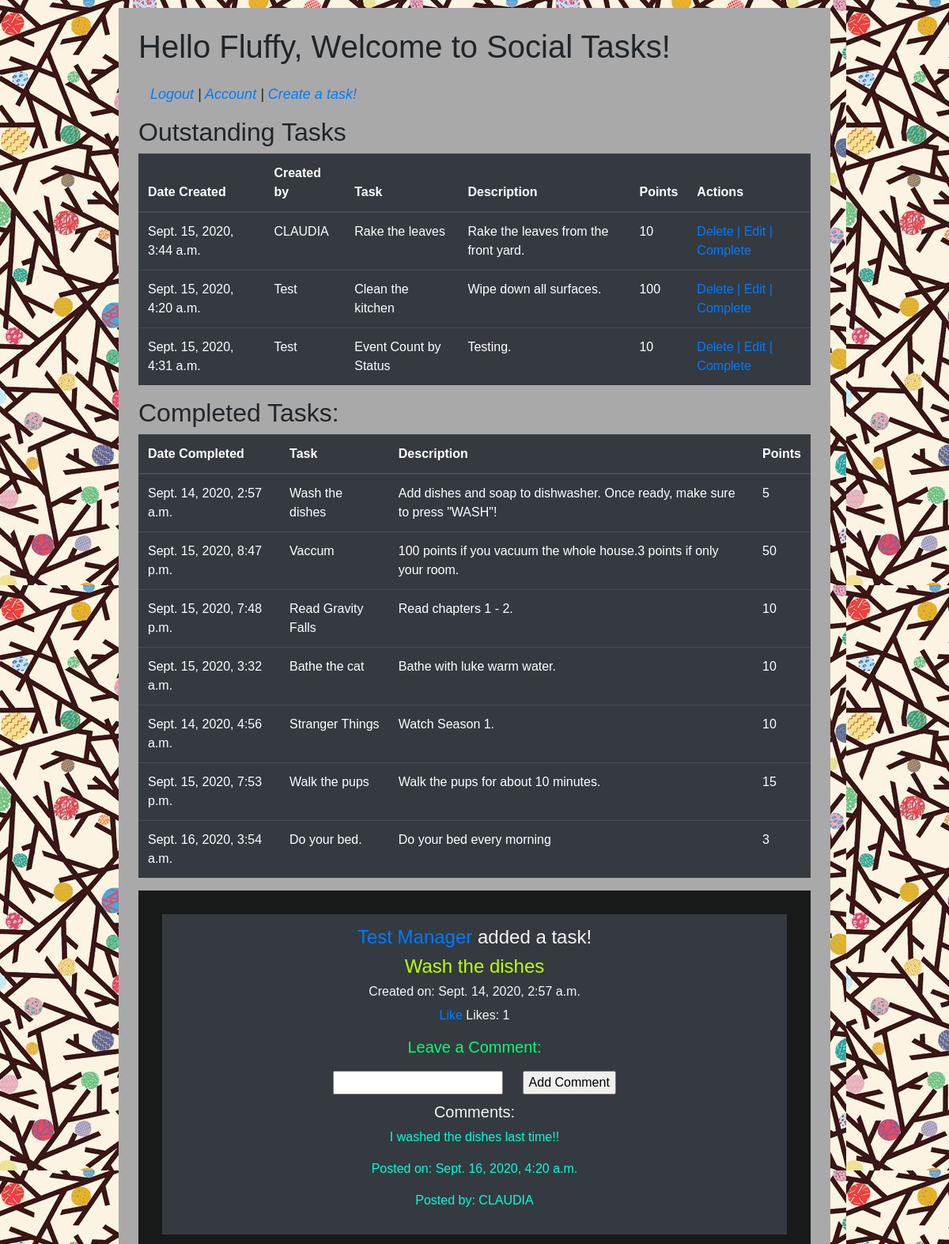
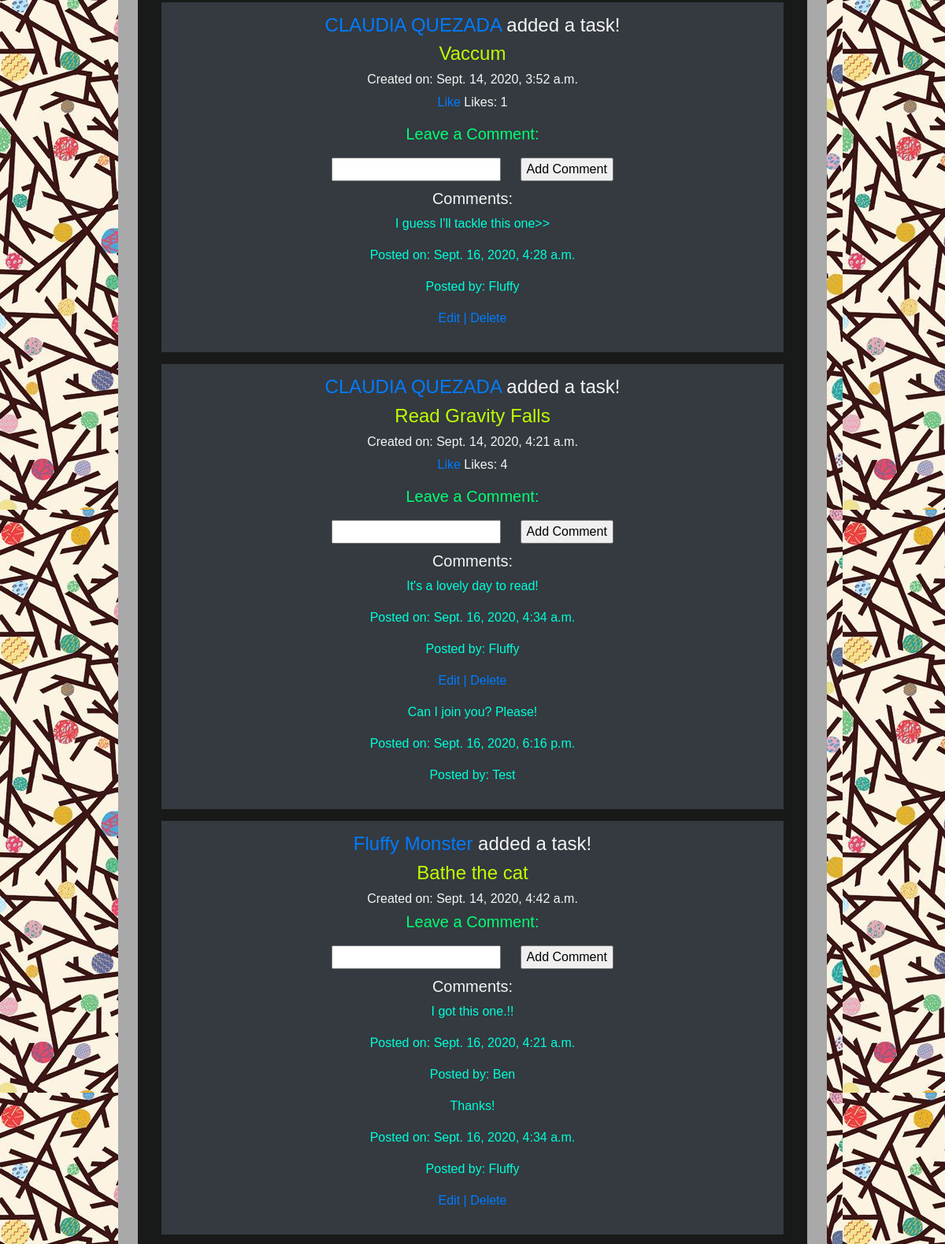
Screenshot of /tasks (signed in, upper part) with the database file from the repository (2 pictures, top to bottom).
### task_app/models.py (models this page shows)
class User(models.Model):
    first_name = models.CharField(max_length=100)
    last_name = models.CharField(max_length=100)
    email = models.CharField(max_length=100)
    password = models.CharField(max_length=100)
    created_at = models.DateTimeField(auto_now_add=True)
    updated_at = models.DateTimeField(auto_now=True)
    objects = UserManager()

class Task(models.Model):
    title = models.CharField(max_length=255)
    description = models.CharField(max_length=255)
    points = models.IntegerField()
    creator = models.ForeignKey(User, related_name="created_tasks", on_delete=models.CASCADE)
    completed_by = models.ManyToManyField(User, related_name="completed_tasks")
    likes = models.ManyToManyField(User, related_name="likes")
    created_at = models.DateTimeField(auto_now_add=True)
    updated_at = models.DateTimeField(auto_now=True)
    objects = TaskManager()

class Comment(models.Model):
    content = models.CharField(max_length=255)
    creator = models.ForeignKey(User, related_name='comments', on_delete=models.CASCADE)
    task = models.ForeignKey(Task, related_name='comments', on_delete=models.CASCADE)
    created_at = models.DateTimeField(auto_now_add=True)
    updated_at = models.DateTimeField(auto_now=True)

### task_app/views.py (the view)
# urls.py: path('tasks', views.tasks),
def tasks(request):
    if 'name' not in request.session:
        return redirect('/')
    else:
        context = {
            'all_tasks': Task.objects.all(),
        }
    return render(request, "tasks.html", context)

### task_app/templates/tasks.html (shortened to what this page needs)
<!DOCTYPE html>
<html lang="en">
<head>
    <link rel="stylesheet" href="https://stackpath.bootstrapcdn.com/bootstrap/4.5.2/css/bootstrap.min.css">
    {% load static %}
    <link rel="stylesheet" href="{% static 'style.css' %}">
</head>
<body>
    <div class="wrapper">
        <h1>Hello {{ request.session.name }}, Welcome to Social Tasks!</h1>
        <div class="header">
            <a href="/logout">Logout</a> |
            <a href="/account/{{ request.session.user_id }}">Account</a> |
            <a href="/tasks/new">Create a task!</a>
        </div>
        <h2>Outstanding Tasks</h2>
        <table class="table table-dark">
            <thead>
                <tr>
                    <th>Date Created</th>
                    <th>Created by</th>
                    <th>Task</th>
                    <th>Description</th>
                    <th>Points</th>
                    <th>Actions</th>
                </tr>
            </thead>
            <tbody>
            {% for task in all_tasks %}
                <tr>
                    {% if task.completed_by.count is 0 %}
                    <td>{{ task.created_at }}</td>
                    <td>{{ task.creator.first_name }}</td>
                    <td>{{ task.title }}</td>
                    <td>{{ task.description }}</td>
                    <td>{{ task.points }}</td>
                    <td>
                        <a href="/tasks/delete/{{ task.id }}"> Delete |</a><a href="/tasks/edit/{{ task.id }}"> Edit |</a>
                        <a href="/tasks/{{ task.id }}"> Complete</a>
                    </td>
                    {% endif %}
                </tr>
            {% endfor %}
            </tbody>
        </table>
        <table class="table table-dark">
            <h2>Completed Tasks:</h2>
            <thead class="table table-dark">
                <tr>
                    <th>Date Completed</th>
                    <th>Task</th>
                    <th>Description</th>
                    <th>Points</th>
                </tr>
            </thead>
            <tbody>
            {% for task in all_tasks %}
                <tr>
                    {% if task.completed_by.count > 0 %}
                    <td>{{ task.updated_at }}</td>
                    <td>{{ task.title }}</td>
                    <td>{{ task.description }}</td>
                    <td>{{ task.points }}</td>
                    {% endif %}
                </tr>
            {% endfor %}
            </tbody>
        </table>
        <div id='messages'>
            {% for task in all_tasks %}
            <div class="message">
                <h4><a href="/profile/{{task.creator.id}}">{{task.creator.first_name}} {{task.creator.last_name}}</a> added a task!</h4>
                <h4 style="color:rgb(191, 255, 0)";>{{task.title}}</h4>
                <h6>Created on: {{task.created_at}}</h5>
                {% if request.session.user_id != task.creator.id %}
                <p><a href="/like/{{task.id}}">Like</a> Likes: {{task.likes.count}}</p>
                {% endif %}
                <div class="comment">
                    <h5 style="color:rgb(0, 255, 115)";>Leave a Comment:</h5>
                    <form action="/add_comment/{{task.id}}" method="POST">
                    <input type="text" name="content">
                    <input type="submit" value="Add Comment">
                    </form>
                    <h5>Comments:</h5>
                    {% for one_comm in task.comments.all %}
                    <p style="color:rgb(0, 255, 217)";>{{one_comm.content}}</p>
                    <p style="color:rgb(0, 255, 217)";>Posted on: {{one_comm.created_at}}</p>
                    <p style="color:rgb(0, 255, 217)";>Posted by: {{ one_comm.creator.first_name }}</p>
                    {% if request.session.user_id == one_comm.creator.id %}
                    <p><a href="/comm_edit/{{one_comm.id}}">Edit </a><a href="/comm_delete/{{one_comm.id}}"> | Delete</a></p>
                    {% endif %}
                    {% endfor %}
                </div>
            </div>
            {% endfor %}
        </div>
    </div>
</body>
</html>

### task_app/static/style.css (style rules this page uses)
* { font-family: 'Lucida Sans', 'Lucida Sans Regular', 'Lucida Grande', 'Lucida Sans Unicode', Geneva, Verdana, sans-serif; }
.wrapper { font-family: sans-serif; margin: 10px auto; width: 900px; padding: 25px; background-color: darkgray; }
.header { text-decoration-color: rgb(22, 22, 21); font-style: oblique; font-weight: 400; font-size: large; font: outline; font-stretch: expanded; padding: 15px; background-color: darkgray; }
body { background-image: url("tree.png"); background-color: #45969a; }
input { margin: 10px; }
#messages { background-color: rgb(24, 26, 25); padding: 15px; color: whitesmoke; }
.message { background-color:#343a40; text-align: center; margin: 15px; padding: 15px; }

### rows the page displays
User: session.name "Fluffy"
Task: created_at "Sept. 15, 2020, 3:44 a.m.", creator.first_name "CLAUDIA", title "Rake the leaves", description "Rake the leaves from the front yard.", points "10"
Task: created_at "Sept. 15, 2020, 4:20 a.m.", creator.first_name "Test", title "Clean the kitchen", description "Wipe down all surfaces.", points "100"
Task: created_at "Sept. 15, 2020, 4:31 a.m.", creator.first_name "Test", title "Event Count by Status", description "Testing.", points "10"
Task: updated_at "Sept. 14, 2020, 2:57 a.m.", title "Wash the dishes", description "Add dishes and soap to dishwasher. Once ready, make sure to press \"WASH\"!", points "5", creator.first_name "Test", creator.last_name "Manager", created_at "Sept. 14, 2020, 2:57 a.m.", likes.count "1"
Task: updated_at "Sept. 15, 2020, 8:47 p.m.", title "Vaccum", description "100 points if you vacuum the whole house.3 points if only your room.", points "50", creator.first_name "CLAUDIA", creator.last_name "QUEZADA", created_at "Sept. 14, 2020, 3:52 a.m.", likes.count "1"
Task: updated_at "Sept. 15, 2020, 7:48 p.m.", title "Read Gravity Falls", description "Read chapters 1 - 2.", points "10", creator.first_name "CLAUDIA", creator.last_name "QUEZADA", created_at "Sept. 14, 2020, 4:21 a.m.", likes.count "4"
Task: updated_at "Sept. 15, 2020, 3:32 a.m.", title "Bathe the cat", description "Bathe with luke warm water.", points "10", creator.first_name "Fluffy", creator.last_name "Monster", created_at "Sept. 14, 2020, 4:42 a.m."
Task: updated_at "Sept. 14, 2020, 4:56 a.m.", title "Stranger Things", description "Watch Season 1.", points "10"
Task: updated_at "Sept. 15, 2020, 7:53 p.m.", title "Walk the pups", description "Walk the pups for about 10 minutes.", points "15"
Task: updated_at "Sept. 16, 2020, 3:54 a.m.", title "Do your bed.", description "Do your bed every morning", points "3"
Comment: content "I washed the dishes last time!!", created_at "Sept. 16, 2020, 4:20 a.m.", creator.first_name "CLAUDIA"
Comment: content "I guess I'll tackle this one>>", created_at "Sept. 16, 2020, 4:28 a.m.", creator.first_name "Fluffy"
Comment: content "It's a lovely day to read!", created_at "Sept. 16, 2020, 4:34 a.m.", creator.first_name "Fluffy"
Comment: content "Can I join you? Please!", created_at "Sept. 16, 2020, 6:16 p.m.", creator.first_name "Test"
Comment: content "I got this one.!!", created_at "Sept. 16, 2020, 4:21 a.m.", creator.first_name "Ben"
Comment: content "Thanks!", created_at "Sept. 16, 2020, 4:34 a.m.", creator.first_name "Fluffy"
